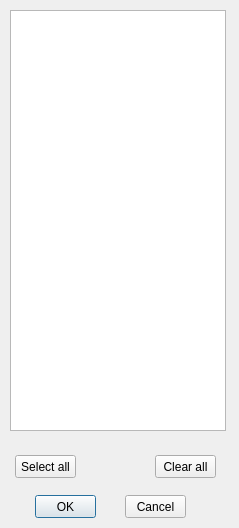
<?xml version="1.0" encoding="UTF-8"?>
<ui version="4.0">
 <class>DialogCategorySelect</class>
 <widget class="QDialog" name="DialogCategorySelect">
  <property name="geometry">
   <rect>
    <x>0</x>
    <y>0</y>
    <width>239</width>
    <height>528</height>
   </rect>
  </property>
  <property name="windowTitle">
   <string>Categories to display</string>
  </property>
  <property name="modal">
   <bool>false</bool>
  </property>
  <widget class="QListWidget" name="listWidgetCategories">
   <property name="geometry">
    <rect>
     <x>10</x>
     <y>10</y>
     <width>216</width>
     <height>421</height>
    </rect>
   </property>
   <property name="font">
    <font>
     <pointsize>12</pointsize>
    </font>
   </property>
  </widget>
  <widget class="QPushButton" name="pushButtonOK">
   <property name="geometry">
    <rect>
     <x>35</x>
     <y>495</y>
     <width>61</width>
     <height>23</height>
    </rect>
   </property>
   <property name="text">
    <string>OK</string>
   </property>
  </widget>
  <widget class="QPushButton" name="pushButtonCancel">
   <property name="geometry">
    <rect>
     <x>125</x>
     <y>495</y>
     <width>61</width>
     <height>23</height>
    </rect>
   </property>
   <property name="text">
    <string>Cancel</string>
   </property>
  </widget>
  <widget class="QPushButton" name="pushButtonSelectAll">
   <property name="geometry">
    <rect>
     <x>15</x>
     <y>455</y>
     <width>61</width>
     <height>23</height>
    </rect>
   </property>
   <property name="text">
    <string>Select all</string>
   </property>
  </widget>
  <widget class="QPushButton" name="pushButtonClearAll">
   <property name="geometry">
    <rect>
     <x>155</x>
     <y>455</y>
     <width>61</width>
     <height>23</height>
    </rect>
   </property>
   <property name="text">
    <string>Clear all</string>
   </property>
  </widget>
 </widget>
 <resources/>
 <connections/>
</ui>
